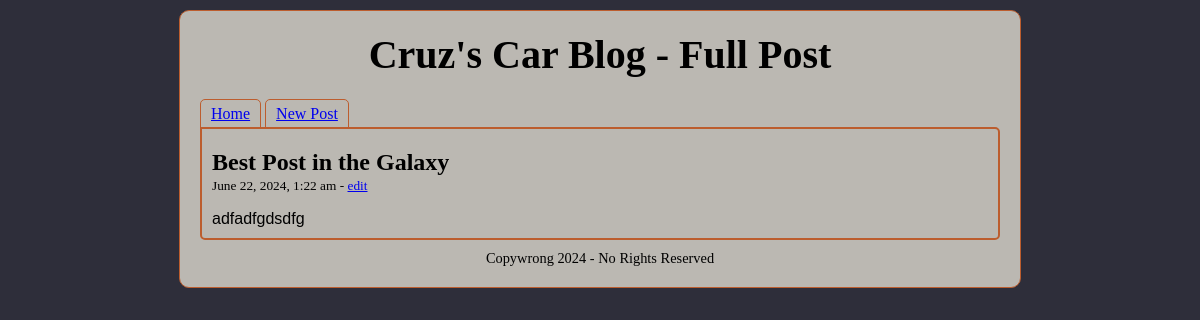
The page /show.php?id=11 on the database its author committed.
### tables this page shows
CREATE TABLE `post` (
  `id` int(255) NOT NULL,
  `title` varchar(500) NOT NULL,
  `content` varchar(5000) NOT NULL,
  `timestamp` timestamp NOT NULL DEFAULT current_timestamp()
);

### show.php (the view, shortened to what this page needs)
<?php
require('connect.php');
$id = filter_input(INPUT_GET, 'id', FILTER_SANITIZE_NUMBER_INT);
$query = "SELECT id, title, timestamp, content FROM post WHERE id = :id";
$statement = $db->prepare($query);
$statement->bindValue(':id', $id, PDO::PARAM_INT);
$statement->execute();
$post = $statement->fetch(PDO::FETCH_ASSOC);
?>
<!DOCTYPE html>
<html lang="en">
<head>
    <link rel="stylesheet" href="css/main.css">
</head>
<body>
    <div id="wrapper">
        <div id="header">
            <h1><a href="index.php">Cruz's Car Blog - Full Post</a></h1>
        </div>
        <ul id="menu">
            <li><a href="index.php">Home</a></li>
            <li><a href="post.php">New Post</a></li>
        </ul>
        <div id="all_blogs">
            <div class="blog_post">
                <h2><?= htmlspecialchars($post['title']) ?></h2>
                <p>
                    <small>
                        <?= date("F j, Y, g:i a", strtotime($post['timestamp'])) ?> -
                        <a href="edit.php?id=<?= htmlspecialchars($post['id']) ?>">edit</a>
                    </small>
                </p>
                <div class="blog_content">
                    <?= nl2br(htmlspecialchars_decode($post['content'])) ?>
                </div>
            </div>
        </div>
        <div id="footer">
            Copywrong 2024 - No Rights Reserved
        </div>
    </div>
</body>
</html>

### css/main.css (style rules this page uses)
:root { --main-background-color: #2e2e3a; --wrapper-background-color: #bbb8b2; --text-color: #000; --border-color: #bc5d2e; --active-background-color: #f34213; --hover-background-color: #de9151; }
body { text-align: center; background: var(--main-background-color); color: var(--text-color); }
#wrapper { width: 800px; margin: 10px auto; text-align: left; border: 1px solid var(--border-color); padding: 20px; background: var(--wrapper-background-color); border-radius: 10px; }
ul#menu li:first-child a, ul#menu li:last-child a { border-top-left-radius: 5px; border-top-right-radius: 5px; }
div#header { text-align: center; }
div.blog_post h2 a, div#header h1 a { text-decoration: none; color: var(--text-color); }
div#header h1 { margin-top: 0; font-size: 2.5em; font-family: Cambria, times, serif; }
div.blog_post h2 { margin-bottom: 0; }
div.blog_post p { margin-top: 0; }
ul#menu li { display: inline; }
ul#menu li a { border: 1px solid var(--border-color); padding: 5px 10px; }
ul#menu { padding-left: 0; list-style: none; margin-bottom: 4px; }
div#all_blogs { border: 2px solid var(--border-color); padding: 0 10px 10px; border-top-right-radius: 5px; border-bottom-left-radius: 5px; border-bottom-right-radius: 5px; }
h1, h2 { font-family: Cambria, times, serif; }
div.blog_content { font-family: Calibri, sans-serif; }
div#footer { text-align: center; margin-top: 10px; font-size: 90%; }

### rows shown on the page
post: title "Best Post in the Galaxy", timestamp "June 22, 2024, 1:22 am", content "adfadfgdsdfg"
